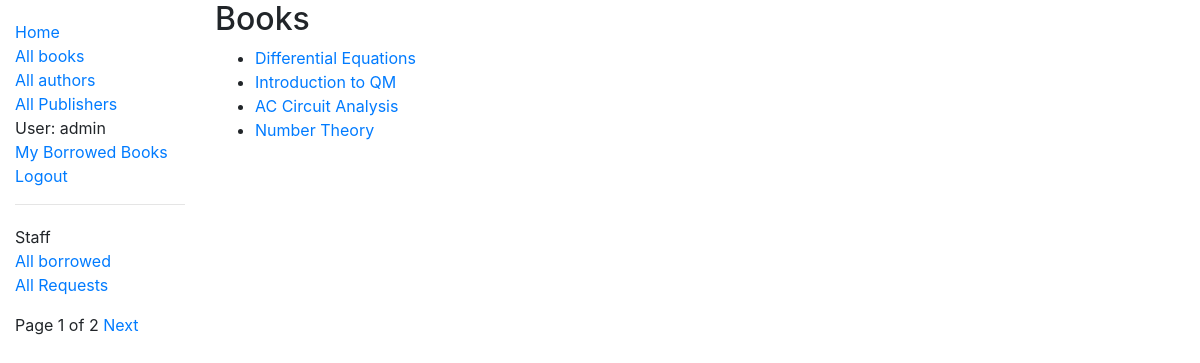
Page /catalog/books/ (signed in) on the committed database.
### catalog/models.py (models this page shows, shortened)
class Book(models.Model):
    title=models.CharField(max_length=200)
    author=models.ForeignKey('Author', on_delete=models.SET_NULL, null=True)
    language=models.ForeignKey('Language', on_delete=models.SET_NULL, null=True)
    summary=models.TextField(max_length=1000, help_text='Enter a brief description of the book')
    isbn=models.CharField('ISBN', max_length=13, unique=True, help_text='13 character <a href="https://www.isbn-international.org/content/what-isbn">ISBN number</a>')
    genre=models.ManyToManyField(Genre, help_text='Select a genre for this book')
    publisher=models.ForeignKey('Publisher', on_delete=models.SET_NULL, null=True)
    def get_absolute_url(self):
        return reverse('book-detail', args=[str(self.id)])
    def display_genre(self):
        return ', '.join(genre.name for genre in self.genre.all()[:3])
    display_genre.short_description='Genre'

### catalog/views.py (the view)
# urls.py: path('books/',views.BookListView.as_view(),name='books'),
class BookListView(generic.ListView):
    model=Book
    paginate_by=4
    def get_queryset(self):
        return Book.objects.all()
    def get_context_data(self, **kwargs):
        context=super(BookListView, self).get_context_data(**kwargs)
        context['some_data']='This is some data'
        return context

### catalog/templates/catalog/book_list.html
{% extends "base_generic.html" %}
{% block content %}
    <h2>Books</h2>
    {% if book_list %}
    <ul>
        {% for book in book_list %}
            <li><a href="{{book.get_absolute_url}}">{{book.title}}</a></li>
        {% endfor %}
    </ul>
    {% else %}
    <p>There are no books in the library</p>
    {% endif %}
{% endblock %}

### catalog/templates/base_generic.html (shortened to what this page needs)
<!DOCTYPE html>
<html lang="en">
<head>
  <link rel="stylesheet" href="https://cdn.jsdelivr.net/npm/bootstrap@4.5.3/dist/css/bootstrap.min.css">
  {% load static %}
  <link rel="stylesheet" href="{% static 'css/styles.css' %}">
</head>
<body>
  <div class="container-fluid">
    <div class="row">
      <div class="col-sm-2">
      {% block sidebar %}
        <ul class="sidebar-nav">
          <li><a href="{% url 'index' %}">Home</a></li>
          <li><a href="{% url 'books' %}">All books</a></li>
          <li><a href="{% url 'authors' %}">All authors</a></li>
          <li><a href="{% url 'publishers' %}">All Publishers</a></li>
          {% if user.is_authenticated %}
            <li>User: {{user.get_username}}</li>
            <li><a href="{%url 'my-borrowed' %}">My Borrowed Books</a></li>
            <li><a href="{% url 'logout' %}?next={{request.path}}">Logout</a></li>
          {% else %}
            <li><a href="{% url 'login' %}?next={{request.path}}">Login</a></li>
            <li><a href="{% url 'register' %}">Register</a></li>
          {% endif %}
        </ul>
        {% if user.is_staff %}
        <hr />
        <ul class="sidebar-nav">
        <li>Staff</li>
        {% if perms.catalog.can_mark_returned %}
        <li><a href="{% url 'all-borrowed' %}">All borrowed</a></li>
          {% if perms.catalog.can_grant_decline_request %}
          <li><a href="{% url 'all-requests' %}">All Requests</a></li>
          {% endif %}
        {% endif %}
        </ul>
        {% endif %}
     {% endblock %}
     {% block pagination %}
     {% if is_paginated %}
         <div class="pagination">
             <span class="page-links">
             <span class="page-current">
                 Page {{page_obj.number}} of {{page_obj.paginator.num_pages}}</span>
                 {% if page_obj.has_next %}
                     <a href="{{request.path}}?page={{page_obj.next_page_number}}">Next</a>
                 {% endif %}
             </span>
         </div>
         {% endif %}
 {% endblock %}
      </div>
      <div class="col-sm-10 ">{% block content %}{% endblock %}</div>
    </div>
  </div>
</body>
</html>

### catalog/static/css/styles.css (style rules this page uses)
.sidebar-nav { margin-top: 20px; padding: 0; list-style: none; }

### rows in the picture
Book: title "Differential Equations"
Book: title "Introduction to QM"
Book: title "AC Circuit Analysis"
Book: title "Number Theory"

### other values in the picture
{{ user.get_username }} "admin"
{{ page_obj.number }} "1"
{{ page_obj.paginator.num_pages }} "2"
